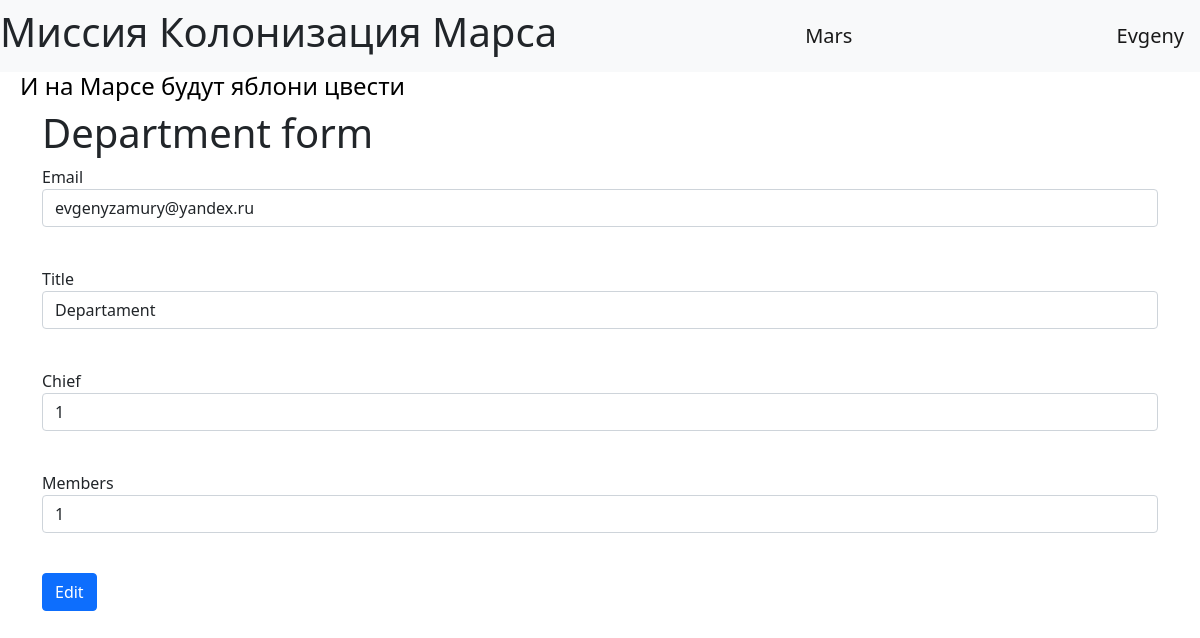
/edit_departments/1 (signed in), run on the app's committed database.
### data/users.py (models this page shows, shortened)
class User(SqlAlchemyBase, UserMixin, SerializerMixin):
    __tablename__ = 'users'
    id = sqlalchemy.Column(sqlalchemy.Integer, primary_key=True, autoincrement=True)
    surname = sqlalchemy.Column(sqlalchemy.String, nullable=False)
    name = sqlalchemy.Column(sqlalchemy.String, nullable=False)
    age = sqlalchemy.Column(sqlalchemy.Integer, nullable=False)
    position = sqlalchemy.Column(sqlalchemy.String)
    speciality = sqlalchemy.Column(sqlalchemy.String, nullable=False)
    address = sqlalchemy.Column(sqlalchemy.String, nullable=False)
    email = sqlalchemy.Column(sqlalchemy.String, nullable=False, unique=True)
    hashed_password = sqlalchemy.Column(sqlalchemy.String, nullable=True)
    modified_date = sqlalchemy.Column(sqlalchemy.DateTime, default=datetime.datetime.now)
    jobs = orm.relationship("Jobs", back_populates='user')
    departament = orm.relationship("Department", back_populates='user')

### data/departaments.py (models this page shows)
class Department(SqlAlchemyBase):
    __tablename__ = 'departments'
    id = sqlalchemy.Column(sqlalchemy.Integer, sqlalchemy.ForeignKey('users.id'), autoincrement=True, primary_key=True)
    title = sqlalchemy.Column(sqlalchemy.String)
    chief = sqlalchemy.Column(sqlalchemy.Integer)
    members = sqlalchemy.Column(sqlalchemy.String)
    email = sqlalchemy.Column(sqlalchemy.String, unique=True, nullable=False)
    user = orm.relationship('User')

### main.py (the view, shortened to what this page needs)
@app.route('/edit_departments/<int:id_department>', methods=['POST', "GET"])
def edit_departments(id_department):
    db_sess = db_session.create_session()
    form = DepartmentForm()
    if request.method == 'GET':
        department = db_sess.query(Department).filter(Department.id == id_department).first()
        if department and (current_user.id == department.chief or current_user.id == 1):
            form.email.data = department.email
            form.chief.data = department.chief
            form.members.data = department.members
            form.title.data = department.title
            form.submit.label.text = 'Edit'
        else:
            abort(404)
    return render_template('add_departments.html', form=form)

### forms/department.py
class DepartmentForm(FlaskForm):
    title = StringField('Title', validators=[DataRequired()])
    chief = IntegerField('Chief', validators=[DataRequired()])
    members = StringField('Members', validators=[DataRequired()])
    email = EmailField('Email', validators=[DataRequired()])
    submit = SubmitField('Создать')

### data/db_session.py (called while the page is built)
def create_session() -> Session:
    global __factory
    return __factory()

### main.py (called while the page is built)
@login_manager.user_loader
def load_user(user_id):
    db_sess = db_session.create_session()
    return db_sess.query(User).get(user_id)

### templates/add_departments.html (shortened to what this page needs)
{% extends 'base.html' %}
{% block content %}
<h1>Department form</h1>
<form method="post" action="">
        <p>
        {{ form.email.label }}<br>
        {{ form.email(class='form-control') }}<br>
    </p>
    <p>
        {{ form.title.label }}<br>
        {{ form.title(class='form-control') }}<br>
    </p>
    <p>
        {{ form.chief.label }}<br>
        {{ form.chief(class='form-control') }}<br>
    </p>
    <p>
        {{ form.members.label }}<br>
        {{ form.members(class='form-control') }}<br>
    </p>
    <p>{{ form.submit(type='submit', class='btn btn-primary') }}</p>
</form>
{% endblock %}

### templates/base.html (shortened to what this page needs)
<!doctype html>
<html lang="en">
<head>
                    <link href="https://cdn.jsdelivr.net/npm/bootstrap@5.0.2/dist/css/bootstrap.min.css" rel="stylesheet">
    <link rel="stylesheet" href="../static/css/style.css">
</head>
<body>
<header>
    <nav class="navbar navbar-light bg-light">
        <h1>Миссия Колонизация Марса</h1>
        <a class="navbar-brand" href="#">Mars</a>
        {% if current_user.is_authenticated %}
            <a class="navbar-brand" href="/logout">{{ current_user.name }}</a>
        {% else %}
        <p>
            <a class="btn btn-primary " href="/register">Зарегистрироваться</a>
            <a class="btn btn-success" href="/login">Войти</a>
        </p>
        {% endif %}
    </nav>
    <h4>И на Марсе будут яблони цвести</h4>
</header>
<main role="main" class="container">
    {% block content %}{% endblock %}
</main>
</body>
</html>

### static/css/style.css (style rules this page uses)
h4 { padding-left: 20px; color: #000000; }

### data on the page
User: name "Evgeny"
Department: email "evgenyzamury@yandex.ru", title "Departament", chief "1", members "1"
